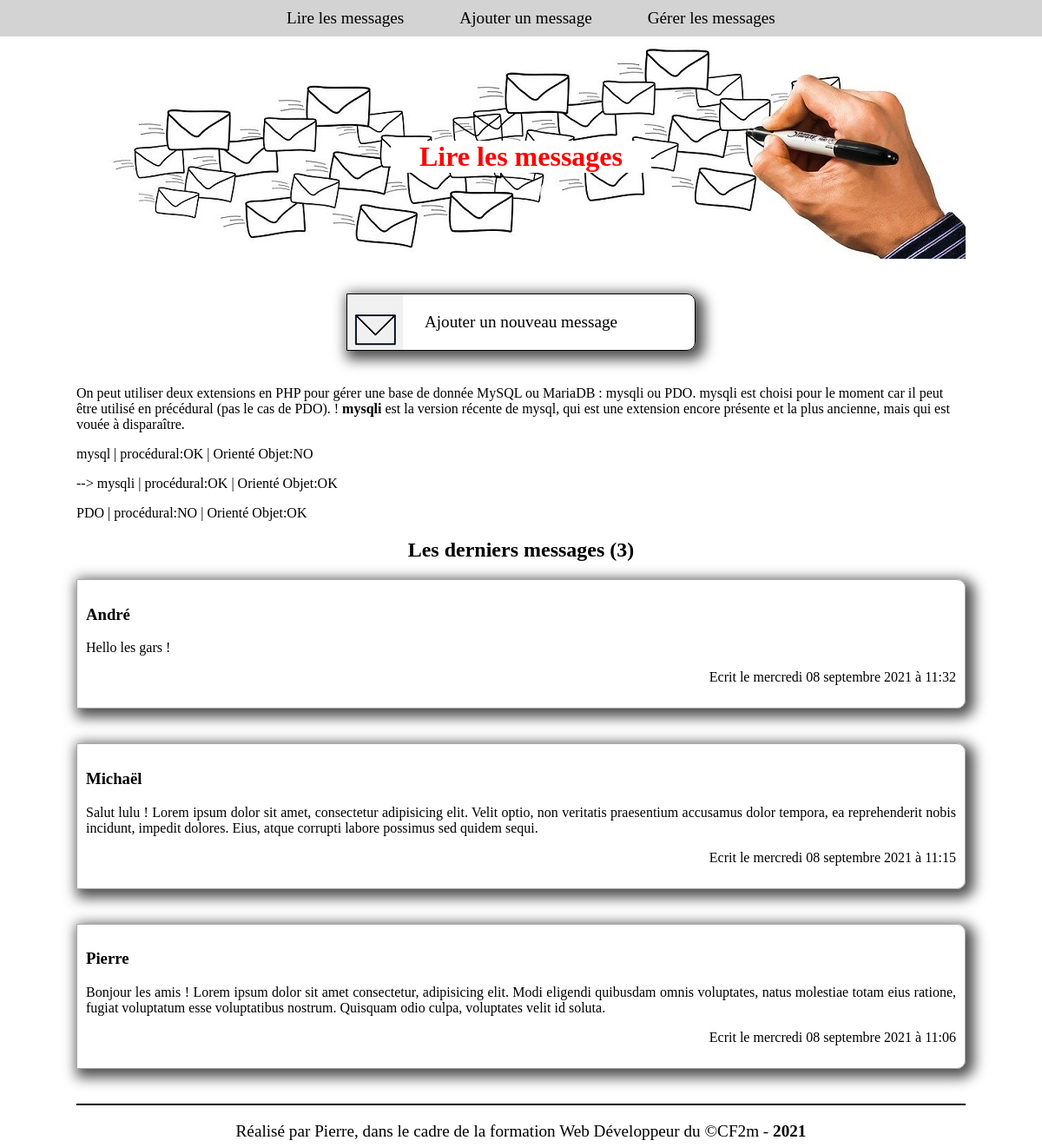
The page /livredorPierre/index.php on the database its author committed.
### tables this page shows
CREATE TABLE IF NOT EXISTS `messages` (
  `id` smallint(5) UNSIGNED NOT NULL AUTO_INCREMENT,
  `pseudo` varchar(30) NOT NULL,
  `email` varchar(50) NOT NULL,
  `msg` varchar(1000) NOT NULL,
  `date_msg` datetime NOT NULL ON UPDATE CURRENT_TIMESTAMP,
  PRIMARY KEY (`id`)
);

### livredorPierre/functions.php (called while the page is built, shortened)
<?php
function frenchDate($date,$format=1){
    $out="";
    $joursTab = ["dimanche","lundi","mardi","mercredi","jeudi","vendredi","samedi"];
    $moisTab = [1=>"janvier","février","mars","avril","mai","juin","juillet","août","septembre","octobre","novembre","décembre"];
    $date = strtotime($date);
    switch($format){
        case 1:
        $out.="Le "
                .$joursTab[date("w",$date)]." "
                .date("d",$date)." "
                .$moisTab[date("n",$date)]." "
                .date("Y à H:i",$date);
                break;
    }
    return $out;
}

### livredorPierre/index.php (the view, shortened to what this page needs)
<?php
require "functions.php";
$connectDB = @mysqli_connect(DB_HOST, DB_USER, DB_PWD, DB_NAME, DB_PORT);
mysqli_set_charset($connectDB,DB_CHARSET);
$sql = "SELECT pseudo, msg, date_msg
FROM messages
ORDER BY date_msg DESC;";
$requestDB = mysqli_query($connectDB, $sql) or die("Problème lors de la requête de sélection des messages: " . mysqli_error($connectDB));
$nbMessage = mysqli_num_rows($requestDB);
if($nbMessage){
    $messages = mysqli_fetch_all($requestDB,MYSQLI_ASSOC);
}
?>
<!DOCTYPE html>
<html>
<head>
    <link type="text/css" rel="stylesheet" href="livre.css" />
</head>
<body>
    <nav>
        <?php
        include "menu.php";
        ?>
    </nav>
    <header>
        <h1>Lire les messages</h1>
    </header>
    <main>
        <div class="bouton">
            <a href="ajout.php">Ajouter un nouveau message</a>
        </div>
        <div class="">
            <p>On peut utiliser deux extensions en PHP pour gérer une base de donnée MySQL ou MariaDB : mysqli ou PDO. mysqli est choisi pour le moment car il peut être utilisé en précédural (pas le cas de PDO). ! <strong>mysqli</strong> est la version récente de mysql, qui est une extension encore présente et la plus ancienne, mais qui est vouée à disparaître. </p>
            <p>mysql | procédural:OK | Orienté Objet:NO</p>
            <p>--> mysqli | procédural:OK | Orienté Objet:OK</p>
            <p>PDO | procédural:NO | Orienté Objet:OK</p>
        </div>
        <?php
        if(empty($nbMessage)){
        ?>
            <section class="no-msg">
                <h2>Il n'y a pas de message à afficher</h2>
                <p>Utiliser le bouton "Ajouter un message" pour en créer un.</p>
            </section>
        <?php
        }else{
        ?>
        <section class="msgs">
            <h2>Les derniers messages (<?=$nbMessage?>)</h2>
            <?php
            foreach($messages as $item):
            ?>
            <article>
                <h3><?=$item['pseudo']?></h3>
                <div><?=$item['msg']?></div>
                <p>Ecrit <?=mb_strtolower(frenchDate($item['date_msg']));?></p>
            </article>
            <?php
            endforeach;
            ?>
        </section>
        <?php
        }
        ?>
    </main>
    <footer>
        <?php include "footer.php" ?>
    </footer>
</body>
</html>

### livredorPierre/menu.php
<ul>
    <li><a href="./">Lire les messages</a></li>
    <li><a href="ajout.php">Ajouter un message</a></li>
    <li><a href="gestion.php">Gérer les messages</a></li>
</ul>

### livredorPierre/footer.php
<p>Réalisé par Pierre, dans le cadre de la formation Web Développeur du ©CF2m - <strong><?=date("Y")?></strong> </p>

### livredorPierre/livre.css (style rules this page uses)
body { margin:0; }
nav { position: sticky; top: 0px; background-color: lightgrey; }
nav ul { list-style: none; width:640px; margin: 0 auto; }
nav ul li { display:inline-block; }
nav ul li a { display:block; text-decoration: none; color: black; font-size: 1.2em; padding: 10px 30px; transition: all 1s linear 0s; }
header { background-image: url("images/banniere.jpg"); background-repeat: no-repeat; width: 1024px; height: 256px; margin: 0 auto; }
header h1 { position: relative; top:120px; z-index: 5; color: red; text-align: center; background-color: white; width:300px; margin: 0 auto; }
main { width: 1024px; margin: 0 auto; }
.bouton { text-align: center; }
.bouton a { display: block; width: 400px; height: 64px; line-height: 64px; margin: 40px auto; text-decoration: none; color: #000000; background-image: url("images/fermee.png"); background-repeat: no-repeat; font-size: 1.2em; border: 1px solid #000000; border-radius: 0 10px 10px 0; box-shadow: 5px 5px 15px 5px #4F4F4F; }
.no-msg h2, .msgs h2, .no-msg p { text-align: center; }
article { border: 1px solid darkgrey; border-radius: 0 10px 10px 0; box-shadow: 5px 5px 15px 5px #4F4F4F; margin-bottom: 40px; padding: 10px; }
article div { text-align: justify; }
article p { text-align: right; }
footer { width: 1024px; margin: 0 auto; height: 3em; border-top: 2px solid black; }
footer p { text-align: center; font-size: 1.2em; }

### rows shown on the page
messages: pseudo "André", msg "Hello les gars !", date_msg "le mercredi 08 septembre 2021 à 11:32"
messages: pseudo "Michaël", msg "Salut lulu ! Lorem ipsum dolor sit amet, consectetur adipisicing elit. Velit optio, non veritatis praesentium accusamus dolor tempora, ea reprehenderit nobis incidunt, impedit dolores. Eius, atque corrupti labore possimus sed quidem sequi.", date_msg "le mercredi 08 septembre 2021 à 11:15"
messages: pseudo "Pierre", msg "Bonjour les amis ! Lorem ipsum dolor sit amet consectetur, adipisicing elit. Modi eligendi quibusdam omnis voluptates, natus molestiae totam eius ratione, fugiat voluptatum esse voluptatibus nostrum. Quisquam odio culpa, voluptates velit id soluta.", date_msg "le mercredi 08 septembre 2021 à 11:06"

### other values the page prints
$nbMessage "3"
